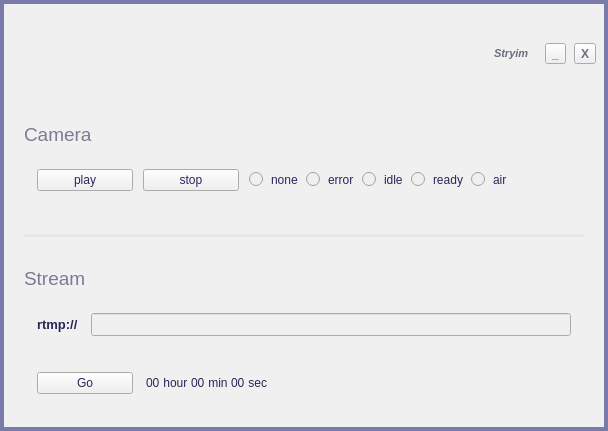
<?xml version="1.0" encoding="UTF-8"?>
<ui version="4.0">
 <class>MainWindow</class>
 <widget class="QMainWindow" name="MainWindow">
  <property name="geometry">
   <rect>
    <x>0</x>
    <y>0</y>
    <width>608</width>
    <height>431</height>
   </rect>
  </property>
  <property name="styleSheet">
   <string notr="true">background-color: rgb(240, 240, 240);</string>
  </property>
  <widget class="QWidget" name="centralwidget">
   <layout class="QGridLayout" name="gridLayout">
    <property name="margin">
     <number>0</number>
    </property>
    <property name="spacing">
     <number>0</number>
    </property>
    <item row="0" column="0">
     <widget class="QFrame" name="outerFrame">
      <property name="styleSheet">
       <string notr="true">color: rgb(123,123,169);</string>
      </property>
      <property name="frameShape">
       <enum>QFrame::Panel</enum>
      </property>
      <property name="frameShadow">
       <enum>QFrame::Plain</enum>
      </property>
      <property name="lineWidth">
       <number>4</number>
      </property>
      <layout class="QVBoxLayout" name="verticalLayout_2">
       <property name="spacing">
        <number>0</number>
       </property>
       <property name="margin">
        <number>0</number>
       </property>
       <item>
        <widget class="QFrame" name="frameCaption">
         <property name="styleSheet">
          <string notr="true">color: rgb(106, 110, 127);</string>
         </property>
         <layout class="QHBoxLayout" name="horizontalLayout_5" stretch="0,0">
          <property name="spacing">
           <number>16</number>
          </property>
          <property name="margin">
           <number>8</number>
          </property>
          <item>
           <widget class="QFrame" name="frameCaptionText">
            <layout class="QHBoxLayout" name="horizontalLayout_11">
             <property name="spacing">
              <number>0</number>
             </property>
             <property name="margin">
              <number>0</number>
             </property>
             <item>
              <spacer name="horizontalSpacer_2">
               <property name="orientation">
                <enum>Qt::Horizontal</enum>
               </property>
               <property name="sizeHint" stdset="0">
                <size>
                 <width>40</width>
                 <height>20</height>
                </size>
               </property>
              </spacer>
             </item>
             <item>
              <widget class="QLabel" name="labCaption">
               <property name="font">
                <font>
                 <pointsize>8</pointsize>
                 <weight>75</weight>
                 <italic>true</italic>
                 <bold>true</bold>
                </font>
               </property>
               <property name="text">
                <string>Stryim</string>
               </property>
              </widget>
             </item>
            </layout>
           </widget>
          </item>
          <item>
           <layout class="QHBoxLayout" name="horizontalLayout_9">
            <property name="spacing">
             <number>8</number>
            </property>
            <item>
             <widget class="QToolButton" name="btnMinimize">
              <property name="font">
               <font>
                <weight>75</weight>
                <bold>true</bold>
               </font>
              </property>
              <property name="text">
               <string>_</string>
              </property>
             </widget>
            </item>
            <item>
             <widget class="QToolButton" name="btnQuit">
              <property name="font">
               <font>
                <weight>75</weight>
                <bold>true</bold>
               </font>
              </property>
              <property name="text">
               <string notr="true">X</string>
              </property>
             </widget>
            </item>
           </layout>
          </item>
         </layout>
        </widget>
       </item>
       <item>
        <widget class="QFrame" name="lay_appWindow">
         <property name="styleSheet">
          <string notr="true">color: rgb(39, 39, 88);</string>
         </property>
         <property name="frameShape">
          <enum>QFrame::NoFrame</enum>
         </property>
         <property name="frameShadow">
          <enum>QFrame::Raised</enum>
         </property>
         <layout class="QVBoxLayout" name="verticalLayout">
          <property name="spacing">
           <number>10</number>
          </property>
          <property name="margin">
           <number>20</number>
          </property>
          <item>
           <widget class="QLabel" name="label_3">
            <property name="font">
             <font>
              <pointsize>14</pointsize>
             </font>
            </property>
            <property name="styleSheet">
             <string notr="true">color: rgb(123, 123, 146);</string>
            </property>
            <property name="text">
             <string>Camera</string>
            </property>
           </widget>
          </item>
          <item>
           <layout class="QHBoxLayout" name="horizontalLayout_10" stretch="1,1,2">
            <property name="margin">
             <number>13</number>
            </property>
            <item>
             <widget class="QPushButton" name="btnCamPlay">
              <property name="maximumSize">
               <size>
                <width>96</width>
                <height>16777215</height>
               </size>
              </property>
              <property name="text">
               <string>play</string>
              </property>
             </widget>
            </item>
            <item>
             <widget class="QPushButton" name="btnCamStop">
              <property name="maximumSize">
               <size>
                <width>96</width>
                <height>16777215</height>
               </size>
              </property>
              <property name="text">
               <string>stop</string>
              </property>
             </widget>
            </item>
            <item>
             <layout class="QHBoxLayout" name="horizontalLayout_14">
              <property name="spacing">
               <number>8</number>
              </property>
              <item>
               <widget class="QRadioButton" name="radioCamNone">
                <property name="enabled">
                 <bool>false</bool>
                </property>
                <property name="styleSheet">
                 <string notr="true">color: rgb(255, 255, 255);</string>
                </property>
               </widget>
              </item>
              <item>
               <widget class="QLabel" name="labelCamNone">
                <property name="text">
                 <string>none</string>
                </property>
               </widget>
              </item>
              <item>
               <widget class="QRadioButton" name="radioCamError">
                <property name="enabled">
                 <bool>false</bool>
                </property>
                <property name="styleSheet">
                 <string notr="true">color: rgb(255, 0, 0);
</string>
                </property>
                <property name="checkable">
                 <bool>true</bool>
                </property>
               </widget>
              </item>
              <item>
               <widget class="QLabel" name="labelCamError">
                <property name="text">
                 <string>error</string>
                </property>
               </widget>
              </item>
              <item>
               <widget class="QRadioButton" name="radioCamIdle">
                <property name="enabled">
                 <bool>false</bool>
                </property>
                <property name="styleSheet">
                 <string notr="true">color: rgb(0, 0, 255);
</string>
                </property>
               </widget>
              </item>
              <item>
               <widget class="QLabel" name="labelCamIdle">
                <property name="text">
                 <string>idle</string>
                </property>
               </widget>
              </item>
              <item>
               <widget class="QRadioButton" name="radioCamReady">
                <property name="enabled">
                 <bool>false</bool>
                </property>
                <property name="styleSheet">
                 <string notr="true">color: rgb(255, 255, 0);
</string>
                </property>
               </widget>
              </item>
              <item>
               <widget class="QLabel" name="labelCamReady">
                <property name="text">
                 <string>ready</string>
                </property>
               </widget>
              </item>
              <item>
               <widget class="QRadioButton" name="radioCamAir">
                <property name="enabled">
                 <bool>false</bool>
                </property>
                <property name="styleSheet">
                 <string notr="true">color: rgb(0, 192, 0);
</string>
                </property>
               </widget>
              </item>
              <item>
               <widget class="QLabel" name="labelCamAir">
                <property name="text">
                 <string>air</string>
                </property>
               </widget>
              </item>
              <item>
               <spacer name="horizontalSpacer_4">
                <property name="orientation">
                 <enum>Qt::Horizontal</enum>
                </property>
                <property name="sizeHint" stdset="0">
                 <size>
                  <width>40</width>
                  <height>20</height>
                 </size>
                </property>
               </spacer>
              </item>
             </layout>
            </item>
           </layout>
          </item>
          <item>
           <layout class="QHBoxLayout" name="horizontalLayout_4">
            <property name="topMargin">
             <number>20</number>
            </property>
            <property name="bottomMargin">
             <number>20</number>
            </property>
            <item>
             <widget class="Line" name="line">
              <property name="styleSheet">
               <string notr="true">color: rgb(230,230,230);</string>
              </property>
              <property name="frameShadow">
               <enum>QFrame::Plain</enum>
              </property>
              <property name="lineWidth">
               <number>3</number>
              </property>
              <property name="orientation">
               <enum>Qt::Horizontal</enum>
              </property>
             </widget>
            </item>
           </layout>
          </item>
          <item>
           <widget class="QLabel" name="label_2">
            <property name="font">
             <font>
              <pointsize>14</pointsize>
              <weight>50</weight>
              <bold>false</bold>
             </font>
            </property>
            <property name="styleSheet">
             <string notr="true">color: rgb(123, 123, 146);</string>
            </property>
            <property name="text">
             <string>Stream</string>
            </property>
           </widget>
          </item>
          <item>
           <layout class="QHBoxLayout" name="horizontalLayout">
            <property name="spacing">
             <number>13</number>
            </property>
            <property name="margin">
             <number>13</number>
            </property>
            <item>
             <widget class="QLabel" name="label">
              <property name="font">
               <font>
                <pointsize>10</pointsize>
                <weight>75</weight>
                <bold>true</bold>
               </font>
              </property>
              <property name="text">
               <string>rtmp://</string>
              </property>
             </widget>
            </item>
            <item>
             <widget class="QLineEdit" name="editRtmpUrl">
              <property name="font">
               <font>
                <pointsize>10</pointsize>
                <weight>75</weight>
                <bold>true</bold>
               </font>
              </property>
             </widget>
            </item>
           </layout>
          </item>
          <item>
           <layout class="QHBoxLayout" name="horizontalLayout_3" stretch="1,2">
            <property name="spacing">
             <number>13</number>
            </property>
            <property name="margin">
             <number>13</number>
            </property>
            <item>
             <widget class="QPushButton" name="btnStreamGo">
              <property name="sizePolicy">
               <sizepolicy hsizetype="Ignored" vsizetype="Fixed">
                <horstretch>0</horstretch>
                <verstretch>0</verstretch>
               </sizepolicy>
              </property>
              <property name="maximumSize">
               <size>
                <width>96</width>
                <height>16777215</height>
               </size>
              </property>
              <property name="text">
               <string>Go</string>
              </property>
              <property name="checkable">
               <bool>true</bool>
              </property>
             </widget>
            </item>
            <item>
             <layout class="QHBoxLayout" name="horizontalLayout_2">
              <property name="spacing">
               <number>0</number>
              </property>
              <item>
               <widget class="QLabel" name="label_5">
                <property name="text">
                 <string>00</string>
                </property>
               </widget>
              </item>
              <item>
               <widget class="QLabel" name="label_4">
                <property name="text">
                 <string> hour </string>
                </property>
               </widget>
              </item>
              <item>
               <widget class="QLabel" name="label_9">
                <property name="text">
                 <string>00</string>
                </property>
               </widget>
              </item>
              <item>
               <widget class="QLabel" name="label_10">
                <property name="text">
                 <string> min </string>
                </property>
               </widget>
              </item>
              <item>
               <widget class="QLabel" name="label_11">
                <property name="text">
                 <string>00</string>
                </property>
               </widget>
              </item>
              <item>
               <widget class="QLabel" name="label_12">
                <property name="text">
                 <string> sec</string>
                </property>
               </widget>
              </item>
              <item>
               <spacer name="horizontalSpacer">
                <property name="orientation">
                 <enum>Qt::Horizontal</enum>
                </property>
                <property name="sizeHint" stdset="0">
                 <size>
                  <width>40</width>
                  <height>20</height>
                 </size>
                </property>
               </spacer>
              </item>
             </layout>
            </item>
           </layout>
          </item>
         </layout>
         <zorder>label_3</zorder>
         <zorder></zorder>
         <zorder></zorder>
         <zorder>label_2</zorder>
         <zorder></zorder>
         <zorder></zorder>
        </widget>
       </item>
      </layout>
     </widget>
    </item>
   </layout>
  </widget>
 </widget>
 <tabstops>
  <tabstop>editRtmpUrl</tabstop>
  <tabstop>btnStreamGo</tabstop>
 </tabstops>
 <resources/>
 <connections>
  <connection>
   <sender>btnCamPlay</sender>
   <signal>clicked()</signal>
   <receiver>btnCamStop</receiver>
   <slot>show()</slot>
   <hints>
    <hint type="sourcelabel">
     <x>80</x>
     <y>153</y>
    </hint>
    <hint type="destinationlabel">
     <x>338</x>
     <y>155</y>
    </hint>
   </hints>
  </connection>
  <connection>
   <sender>btnCamPlay</sender>
   <signal>clicked()</signal>
   <receiver>btnCamPlay</receiver>
   <slot>hide()</slot>
   <hints>
    <hint type="sourcelabel">
     <x>124</x>
     <y>159</y>
    </hint>
    <hint type="destinationlabel">
     <x>127</x>
     <y>153</y>
    </hint>
   </hints>
  </connection>
  <connection>
   <sender>btnCamStop</sender>
   <signal>clicked()</signal>
   <receiver>btnCamStop</receiver>
   <slot>hide()</slot>
   <hints>
    <hint type="sourcelabel">
     <x>296</x>
     <y>155</y>
    </hint>
    <hint type="destinationlabel">
     <x>310</x>
     <y>161</y>
    </hint>
   </hints>
  </connection>
  <connection>
   <sender>btnCamStop</sender>
   <signal>clicked()</signal>
   <receiver>btnCamPlay</receiver>
   <slot>show()</slot>
   <hints>
    <hint type="sourcelabel">
     <x>293</x>
     <y>159</y>
    </hint>
    <hint type="destinationlabel">
     <x>136</x>
     <y>156</y>
    </hint>
   </hints>
  </connection>
  <connection>
   <sender>btnMinimize</sender>
   <signal>clicked()</signal>
   <receiver>MainWindow</receiver>
   <slot>showMinimized()</slot>
   <hints>
    <hint type="sourcelabel">
     <x>783</x>
     <y>47</y>
    </hint>
    <hint type="destinationlabel">
     <x>482</x>
     <y>5</y>
    </hint>
   </hints>
  </connection>
  <connection>
   <sender>btnQuit</sender>
   <signal>clicked()</signal>
   <receiver>MainWindow</receiver>
   <slot>close()</slot>
   <hints>
    <hint type="sourcelabel">
     <x>824</x>
     <y>44</y>
    </hint>
    <hint type="destinationlabel">
     <x>593</x>
     <y>5</y>
    </hint>
   </hints>
  </connection>
  <connection>
   <sender>btnCamPlay</sender>
   <signal>clicked()</signal>
   <receiver>btnCamStop</receiver>
   <slot>setFocus()</slot>
   <hints>
    <hint type="sourcelabel">
     <x>105</x>
     <y>154</y>
    </hint>
    <hint type="destinationlabel">
     <x>324</x>
     <y>159</y>
    </hint>
   </hints>
  </connection>
  <connection>
   <sender>btnCamStop</sender>
   <signal>clicked()</signal>
   <receiver>btnCamPlay</receiver>
   <slot>setFocus()</slot>
   <hints>
    <hint type="sourcelabel">
     <x>253</x>
     <y>157</y>
    </hint>
    <hint type="destinationlabel">
     <x>118</x>
     <y>155</y>
    </hint>
   </hints>
  </connection>
  <connection>
   <sender>radioCamError</sender>
   <signal>toggled(bool)</signal>
   <receiver>radioCamError</receiver>
   <slot>setVisible(bool)</slot>
   <hints>
    <hint type="sourcelabel">
     <x>525</x>
     <y>170</y>
    </hint>
    <hint type="destinationlabel">
     <x>517</x>
     <y>163</y>
    </hint>
   </hints>
  </connection>
  <connection>
   <sender>radioCamError</sender>
   <signal>toggled(bool)</signal>
   <receiver>labelCamError</receiver>
   <slot>setVisible(bool)</slot>
   <hints>
    <hint type="sourcelabel">
     <x>514</x>
     <y>167</y>
    </hint>
    <hint type="destinationlabel">
     <x>543</x>
     <y>156</y>
    </hint>
   </hints>
  </connection>
  <connection>
   <sender>radioCamIdle</sender>
   <signal>toggled(bool)</signal>
   <receiver>radioCamIdle</receiver>
   <slot>setVisible(bool)</slot>
   <hints>
    <hint type="sourcelabel">
     <x>587</x>
     <y>170</y>
    </hint>
    <hint type="destinationlabel">
     <x>584</x>
     <y>173</y>
    </hint>
   </hints>
  </connection>
  <connection>
   <sender>radioCamIdle</sender>
   <signal>toggled(bool)</signal>
   <receiver>labelCamIdle</receiver>
   <slot>setVisible(bool)</slot>
   <hints>
    <hint type="sourcelabel">
     <x>582</x>
     <y>163</y>
    </hint>
    <hint type="destinationlabel">
     <x>609</x>
     <y>169</y>
    </hint>
   </hints>
  </connection>
  <connection>
   <sender>radioCamReady</sender>
   <signal>toggled(bool)</signal>
   <receiver>radioCamReady</receiver>
   <slot>setVisible(bool)</slot>
   <hints>
    <hint type="sourcelabel">
     <x>651</x>
     <y>170</y>
    </hint>
    <hint type="destinationlabel">
     <x>646</x>
     <y>171</y>
    </hint>
   </hints>
  </connection>
  <connection>
   <sender>radioCamReady</sender>
   <signal>toggled(bool)</signal>
   <receiver>labelCamReady</receiver>
   <slot>setVisible(bool)</slot>
   <hints>
    <hint type="sourcelabel">
     <x>646</x>
     <y>174</y>
    </hint>
    <hint type="destinationlabel">
     <x>676</x>
     <y>161</y>
    </hint>
   </hints>
  </connection>
  <connection>
   <sender>radioCamAir</sender>
   <signal>toggled(bool)</signal>
   <receiver>radioCamAir</receiver>
   <slot>setVisible(bool)</slot>
   <hints>
    <hint type="sourcelabel">
     <x>726</x>
     <y>177</y>
    </hint>
    <hint type="destinationlabel">
     <x>721</x>
     <y>177</y>
    </hint>
   </hints>
  </connection>
  <connection>
   <sender>radioCamAir</sender>
   <signal>toggled(bool)</signal>
   <receiver>labelCamAir</receiver>
   <slot>setVisible(bool)</slot>
   <hints>
    <hint type="sourcelabel">
     <x>720</x>
     <y>163</y>
    </hint>
    <hint type="destinationlabel">
     <x>740</x>
     <y>166</y>
    </hint>
   </hints>
  </connection>
  <connection>
   <sender>radioCamNone</sender>
   <signal>toggled(bool)</signal>
   <receiver>radioCamNone</receiver>
   <slot>setVisible(bool)</slot>
   <hints>
    <hint type="sourcelabel">
     <x>445</x>
     <y>166</y>
    </hint>
    <hint type="destinationlabel">
     <x>447</x>
     <y>164</y>
    </hint>
   </hints>
  </connection>
  <connection>
   <sender>radioCamNone</sender>
   <signal>toggled(bool)</signal>
   <receiver>labelCamNone</receiver>
   <slot>setVisible(bool)</slot>
   <hints>
    <hint type="sourcelabel">
     <x>445</x>
     <y>169</y>
    </hint>
    <hint type="destinationlabel">
     <x>470</x>
     <y>169</y>
    </hint>
   </hints>
  </connection>
 </connections>
</ui>
